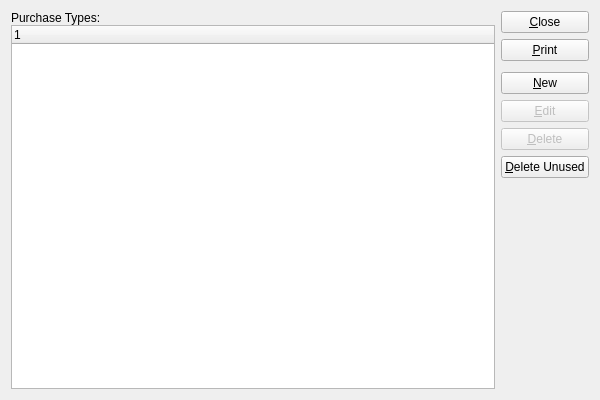
<?xml version="1.0" encoding="UTF-8"?>
<ui version="4.0">
 <comment>This file is part of the xtCore Package for xTuple ERP,
and is Copyright (c) 1999-2019 by OpenMFG LLC, d/b/a xTuple.  It
is licensed to you under the xTuple End-User License Agreement (&quot;the
EULA&quot;), the full text of which is available at www.xtuple.com/EULA.
While the EULA gives you access to source code and encourages your
involvement in the development process, this Package is not free
software.  By using this software, you agree to be bound by the
terms of the EULA.</comment>
 <class>poTypes</class>
 <widget class="QWidget" name="poTypes">
  <property name="geometry">
   <rect>
    <x>0</x>
    <y>0</y>
    <width>600</width>
    <height>400</height>
   </rect>
  </property>
  <property name="windowTitle">
   <string>List Purchase Types</string>
  </property>
  <layout class="QGridLayout" name="gridLayout">
   <item row="0" column="0">
    <layout class="QVBoxLayout">
     <property name="spacing">
      <number>0</number>
     </property>
     <item>
      <widget class="QLabel" name="_poTypesLit">
       <property name="text">
        <string>Purchase Types:</string>
       </property>
      </widget>
     </item>
     <item>
      <widget class="XTreeWidget" name="_potype"/>
     </item>
    </layout>
   </item>
   <item row="0" column="1">
    <layout class="QVBoxLayout" name="verticalLayout">
     <item>
      <widget class="QPushButton" name="_close">
       <property name="text">
        <string>&amp;Close</string>
       </property>
      </widget>
     </item>
     <item>
      <widget class="QPushButton" name="_print">
       <property name="text">
        <string>&amp;Print</string>
       </property>
      </widget>
     </item>
     <item>
      <spacer name="verticalSpacer">
       <property name="orientation">
        <enum>Qt::Vertical</enum>
       </property>
       <property name="sizeType">
        <enum>QSizePolicy::Preferred</enum>
       </property>
       <property name="sizeHint" stdset="0">
        <size>
         <width>20</width>
         <height>5</height>
        </size>
       </property>
      </spacer>
     </item>
     <item>
      <widget class="QPushButton" name="_new">
       <property name="text">
        <string>&amp;New</string>
       </property>
      </widget>
     </item>
     <item>
      <widget class="QPushButton" name="_edit">
       <property name="enabled">
        <bool>false</bool>
       </property>
       <property name="text">
        <string>&amp;Edit</string>
       </property>
      </widget>
     </item>
     <item>
      <widget class="QPushButton" name="_delete">
       <property name="enabled">
        <bool>false</bool>
       </property>
       <property name="text">
        <string>&amp;Delete</string>
       </property>
      </widget>
     </item>
     <item>
      <widget class="QPushButton" name="_deleteunused">
       <property name="enabled">
        <bool>true</bool>
       </property>
       <property name="text">
        <string>&amp;Delete Unused</string>
       </property>
      </widget>
     </item>
     <item>
      <spacer name="Spacer34">
       <property name="orientation">
        <enum>Qt::Vertical</enum>
       </property>
       <property name="sizeType">
        <enum>QSizePolicy::Expanding</enum>
       </property>
       <property name="sizeHint" stdset="0">
        <size>
         <width>20</width>
         <height>20</height>
        </size>
       </property>
      </spacer>
     </item>
    </layout>
   </item>
  </layout>
 </widget>
 <layoutdefault spacing="6" margin="11"/>
 <customwidgets>
  <customwidget>
   <class>XTreeWidget</class>
   <extends>QTreeWidget</extends>
   <header>xtreewidget.h</header>
   <container>1</container>
  </customwidget>
 </customwidgets>
 <tabstops>
  <tabstop>_potype</tabstop>
  <tabstop>_new</tabstop>
  <tabstop>_edit</tabstop>
  <tabstop>_delete</tabstop>
  <tabstop>_print</tabstop>
  <tabstop>_close</tabstop>
 </tabstops>
 <resources/>
 <connections>
  <connection>
   <sender>_close</sender>
   <signal>clicked()</signal>
   <receiver>poTypes</receiver>
   <slot>close()</slot>
   <hints>
    <hint type="sourcelabel">
     <x>20</x>
     <y>20</y>
    </hint>
    <hint type="destinationlabel">
     <x>20</x>
     <y>20</y>
    </hint>
   </hints>
  </connection>
 </connections>
</ui>
